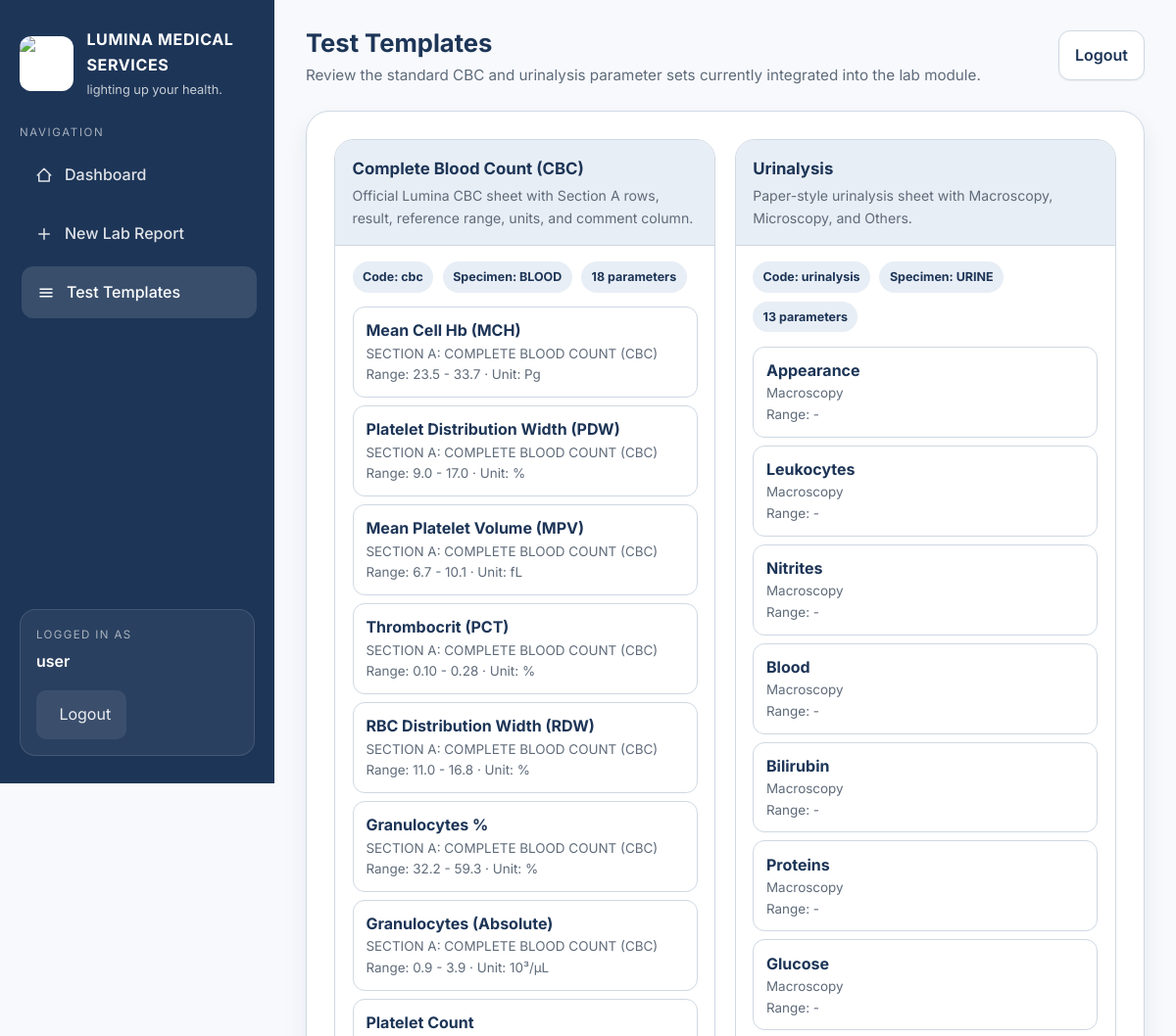
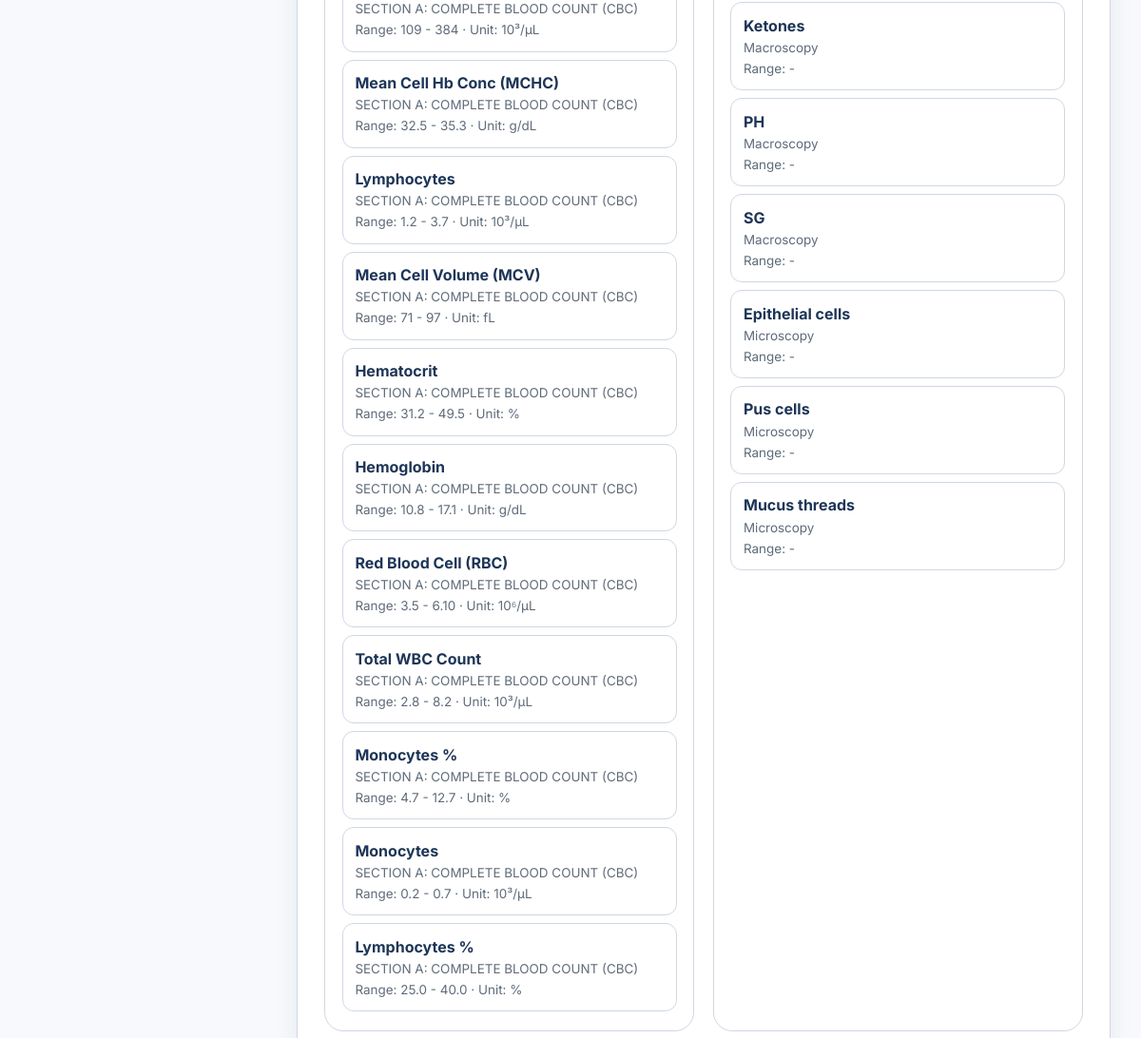
The page /templates/ (signed in) on the database its author committed (2 pictures, top to bottom).
### lab/models.py (models this page shows, shortened)
class TestProfile(models.Model):
    name = models.CharField(max_length=100, unique=True)
    code = models.SlugField(max_length=50, unique=True)
    default_specimen_type = models.CharField(max_length=50, blank=True)
    description = models.TextField(blank=True)
    is_active = models.BooleanField(default=True)
    display_order = models.PositiveIntegerField(default=0)
    class Meta:
        ordering = ['display_order', 'name']

class TestProfileParameter(models.Model):
    INPUT_TYPE_CHOICES = [
        ('text', 'Text'),
        ('numeric', 'Numeric'),
        ('choice', 'Choice'),
    ]
    profile = models.ForeignKey(TestProfile, on_delete=models.CASCADE, related_name='parameters')
    test = models.ForeignKey(TestCatalog, on_delete=models.CASCADE, related_name='profile_parameters')
    section_name = models.CharField(max_length=100, blank=True)
    display_order = models.PositiveIntegerField(default=0)
    input_type = models.CharField(max_length=20, choices=INPUT_TYPE_CHOICES, default='text')
    choice_options = models.TextField(blank=True, help_text="Optional newline-separated values for choice inputs.")
    default_reference_range = models.CharField(max_length=50, blank=True)
    default_unit = models.CharField(max_length=20, blank=True)
    default_comment = models.CharField(max_length=255, blank=True)
    is_required = models.BooleanField(default=False)
    allow_range_learning = models.BooleanField(default=True)
    class Meta:
        ordering = ['profile__display_order', 'display_order', 'id']

class TestCatalog(models.Model):
    name = models.CharField(max_length=100, unique=True)
    unit = models.CharField(max_length=20, blank=True)
    display_order = models.IntegerField(default=0)
    class Meta:
        ordering = ['display_order', 'name']

### lab/views.py (the view)
# urls.py: path('templates/', views.template_library, name='template_library'),
@login_required
@staff_required
def template_library(request):
    profiles = TestProfile.objects.filter(is_active=True).prefetch_related('parameters__test')
    return render(
        request,
        'lab/template_library.html',
        {'profiles': profiles, 'active_nav': 'templates'},
    )

### templates/lab/template_library.html (shortened to what this page needs)
{% extends 'base.html' %}
{% block page_title %}Test Templates{% endblock %}
{% block page_subtitle %}Review the standard CBC and urinalysis parameter sets currently integrated into the lab module.{% endblock %}
{% block content %}
<div class="template-grid">
    {% for profile in profiles %}
    <section class="template-card">
        <div class="template-card-header">
            <h2>{{ profile.name }}</h2>
            <p>{{ profile.description|default:"No description set." }}</p>
        </div>
        <div class="template-card-body">
            <div class="template-meta">
                <span class="meta-pill">Code: {{ profile.code }}</span>
                <span class="meta-pill">Specimen: {{ profile.default_specimen_type|default:"-" }}</span>
                <span class="meta-pill">{{ profile.parameters.count }} parameters</span>
            </div>
            <div class="parameter-list">
                {% for parameter in profile.parameters.all %}
                <div class="parameter-item">
                    <strong>{{ parameter.test.name }}</strong>
                    <div>{{ parameter.section_name|default:"General" }}</div>
                    <div>
                        {% if parameter.default_reference_range %}Range: {{ parameter.default_reference_range }}{% else %}Range: -{% endif %}
                        {% if parameter.default_unit %} · Unit: {{ parameter.default_unit }}{% endif %}
                    </div>
                </div>
                {% endfor %}
            </div>
        </div>
    </section>
    {% empty %}
    <section class="template-card">
        <div class="template-card-body">
            No active templates are configured yet.
        </div>
    </section>
    {% endfor %}
</div>
{% endblock %}

### templates/base.html (shortened to what this page needs)
{% load static %}
<!DOCTYPE html>
<html lang="en">
<head>
</head>
    <body>
    {% if user.is_authenticated %}
        <div class="app-shell" id="appShell">
            <aside class="sidebar no-print" id="appSidebar">
                <a href="{% url 'report_list' %}" class="sidebar-brand">
                    <img src="{% static 'images/lumina-logo.jpeg' %}" alt="Lumina Logo">
                    <div class="sidebar-brand-text">
                        <strong>LUMINA MEDICAL SERVICES</strong>
                        <span>lighting up your health.</span>
                    </div>
                </a>
                <div>
                    <div class="sidebar-section-title">Navigation</div>
                    <nav class="sidebar-nav">
                        <a href="{% url 'report_list' %}" class="sidebar-link {% if active_nav == 'dashboard' %}active{% endif %}">
                            <svg viewBox="0 0 24 24" fill="none" stroke="currentColor" stroke-width="2">
                                <path stroke-linecap="round" stroke-linejoin="round" d="M3 12l9-9 9 9M5 10v10h14V10" />
                            </svg>
                            Dashboard
                        </a>
                        <a href="{% url 'report_create' %}" class="sidebar-link {% if active_nav == 'new_report' %}active{% endif %}">
                            <svg viewBox="0 0 24 24" fill="none" stroke="currentColor" stroke-width="2">
                                <path stroke-linecap="round" stroke-linejoin="round" d="M12 5v14M5 12h14" />
                            </svg>
                            New Lab Report
                        </a>
                        <a href="{% url 'template_library' %}" class="sidebar-link {% if active_nav == 'templates' %}active{% endif %}">
                            <svg viewBox="0 0 24 24" fill="none" stroke="currentColor" stroke-width="2">
                                <path stroke-linecap="round" stroke-linejoin="round" d="M4 7h16M4 12h16M4 17h16" />
                            </svg>
                            Test Templates
                        </a>
                    </nav>
                </div>
                <div class="sidebar-footer">
                    <div class="label">Logged In As</div>
                    <div class="value">{{ user.get_full_name|default:user.username }}</div>
                    <div style="margin-top: 1rem;">
                        <form method="post" action="{% url 'logout' %}" class="sidebar-logout-form">
                            <button type="submit" class="sidebar-logout-button">
                                Logout
                            </button>
                        </form>
                    </div>
                </div>
            </aside>
            <main class="main-panel">
                <div class="top-strip no-print">
                    <div class="top-strip-primary">
                        <div>
                            <h1>{% block page_title %}Laboratory Dashboard{% endblock %}</h1>
                            <p>{% block page_subtitle %}Manage patient biodata, templates, and laboratory reports from one place.{% endblock %}</p>
                        </div>
                    </div>
                    <div class="top-strip-actions">
                        <form method="post" action="{% url 'logout' %}" class="top-logout-form">
                            <button type="submit" class="top-logout-button">Logout</button>
                        </form>
                    </div>
                </div>
                <div class="container">
                    <div class="content">
    {% endif %}
                    {% block content %}{% endblock %}
                </div>
    {% if user.is_authenticated %}
                </div>
            </main>
        </div>
    {% else %}
            </div>
        </main>
    {% endif %}
</body>
</html>

### templates/base.html (style rules this page uses)
:root { --brand-dark: #1d3557; --brand-dark-2: #27496d; --brand-soft: #e8eef5; --brand-border: #cfd8e3; --surface: #ffffff; --surface-muted: #f7f9fc; --text-main: #1f2a37; --text-muted: #5f6b7a; --danger-soft: #eef2f7; --shadow-sm: 0 1px 2px rgba(17, 24, 39, 0.06); --shadow-md: 0 12px 24px rgba(29, 53, 87, 0.08); --radius: 16px; }
* { box-sizing: border-box; margin: 0; padding: 0; }
body { font-family: 'Inter', sans-serif; background: var(--surface-muted); color: var(--text-main); line-height: 1.6; }
a { color: inherit; }
.app-shell { min-height: 100vh; display: grid; grid-template-columns: 280px 1fr; }
.sidebar { background: var(--brand-dark); color: #fff; padding: 1.75rem 1.25rem; display: flex; flex-direction: column; gap: 1.5rem; position: sticky; top: 0; height: 100vh; }
.sidebar-brand { display: flex; align-items: center; gap: 0.85rem; text-decoration: none; color: #fff; }
.sidebar-brand img { width: 56px; height: 56px; border-radius: 12px; object-fit: cover; background: #fff; }
.sidebar-brand-text { display: flex; flex-direction: column; gap: 0.15rem; }
.sidebar-brand-text strong { font-size: 1rem; letter-spacing: 0.04em; }
.sidebar-brand-text span { font-size: 0.8rem; color: rgba(255, 255, 255, 0.75); }
.sidebar-section-title { font-size: 0.72rem; letter-spacing: 0.14em; text-transform: uppercase; color: rgba(255, 255, 255, 0.6); margin-bottom: 0.5rem; }
.sidebar-nav { display: grid; gap: 0.45rem; }
.sidebar-link { display: flex; align-items: center; gap: 0.75rem; padding: 0.85rem 1rem; border-radius: 12px; text-decoration: none; color: rgba(255, 255, 255, 0.86); font-weight: 500; transition: background-color 0.2s ease, color 0.2s ease, transform 0.15s ease; }
.sidebar-link:hover, .sidebar-link.active { background: rgba(255, 255, 255, 0.12); color: #fff; transform: translateX(2px); }
.sidebar-link svg { width: 18px; height: 18px; flex-shrink: 0; }
.sidebar-footer { margin-top: auto; padding: 1rem; border: 1px solid rgba(255, 255, 255, 0.12); border-radius: 16px; background: rgba(255, 255, 255, 0.06); }
.sidebar-footer .label { font-size: 0.72rem; text-transform: uppercase; letter-spacing: 0.12em; color: rgba(255, 255, 255, 0.6); }
.sidebar-footer .value { font-weight: 600; margin-top: 0.35rem; }
.sidebar-logout-form, .top-logout-form { margin: 0; }
.sidebar-logout-button, .top-logout-button { display: inline-flex; align-items: center; justify-content: center; gap: 0.5rem; border: 1px solid transparent; cursor: pointer; font: inherit; }
.sidebar-logout-button { width: auto; padding: 0.7rem 0.9rem; border-radius: 10px; background: rgba(255, 255, 255, 0.08); color: rgba(255, 255, 255, 0.9); justify-content: flex-start; }
.main-panel { padding: 1.5rem 2rem; }
.top-strip { display: flex; align-items: center; justify-content: space-between; gap: 1rem; margin-bottom: 1.5rem; }
.top-strip-primary { display: flex; align-items: flex-start; gap: 0.85rem; flex: 1 1 auto; min-width: 0; }
.top-strip-actions { display: flex; align-items: center; justify-content: flex-end; gap: 0.75rem; flex-wrap: wrap; }
.top-strip h1 { font-size: 1.6rem; color: var(--brand-dark); }
.top-strip p { color: var(--text-muted); font-size: 0.95rem; }
.top-logout-button { color: var(--brand-dark); font-weight: 600; background: var(--surface); border-color: var(--brand-border); border-radius: 12px; padding: 0.75rem 1rem; box-shadow: var(--shadow-sm); }
.container { max-width: 1320px; }
.content { background: var(--surface); border: 1px solid var(--brand-border); border-radius: 24px; padding: 1.75rem; box-shadow: var(--shadow-md); }

### rows shown on the page
TestProfile: name "Complete Blood Count (CBC)", description "Official Lumina CBC sheet with Section A rows, result, reference range, units, and comment column.", code "cbc", default_specimen_type "BLOOD", parameters.count "18"
TestProfileParameter: test.name "Mean Cell Hb (MCH)", section_name "SECTION A: COMPLETE BLOOD COUNT (CBC)", default_reference_range "23.5 - 33.7", default_unit "Pg"
TestProfileParameter: test.name "Platelet Distribution Width (PDW)", section_name "SECTION A: COMPLETE BLOOD COUNT (CBC)", default_reference_range "9.0 - 17.0", default_unit "%"
TestProfileParameter: test.name "Mean Platelet Volume (MPV)", section_name "SECTION A: COMPLETE BLOOD COUNT (CBC)", default_reference_range "6.7 - 10.1", default_unit "fL"
TestProfileParameter: test.name "Thrombocrit (PCT)", section_name "SECTION A: COMPLETE BLOOD COUNT (CBC)", default_reference_range "0.10 - 0.28", default_unit "%"
TestProfileParameter: test.name "RBC Distribution Width (RDW)", section_name "SECTION A: COMPLETE BLOOD COUNT (CBC)", default_reference_range "11.0 - 16.8", default_unit "%"
TestProfileParameter: test.name "Granulocytes %", section_name "SECTION A: COMPLETE BLOOD COUNT (CBC)", default_reference_range "32.2 - 59.3", default_unit "%"
TestProfileParameter: test.name "Granulocytes (Absolute)", section_name "SECTION A: COMPLETE BLOOD COUNT (CBC)", default_reference_range "0.9 - 3.9", default_unit "10³/µL"
TestProfileParameter: test.name "Platelet Count", section_name "SECTION A: COMPLETE BLOOD COUNT (CBC)", default_reference_range "109 - 384", default_unit "10³/µL"
TestProfileParameter: test.name "Mean Cell Hb Conc (MCHC)", section_name "SECTION A: COMPLETE BLOOD COUNT (CBC)", default_reference_range "32.5 - 35.3", default_unit "g/dL"
TestProfileParameter: test.name "Lymphocytes", section_name "SECTION A: COMPLETE BLOOD COUNT (CBC)", default_reference_range "1.2 - 3.7", default_unit "10³/µL"
TestProfileParameter: test.name "Mean Cell Volume (MCV)", section_name "SECTION A: COMPLETE BLOOD COUNT (CBC)", default_reference_range "71 - 97", default_unit "fL"
TestProfileParameter: test.name "Hematocrit", section_name "SECTION A: COMPLETE BLOOD COUNT (CBC)", default_reference_range "31.2 - 49.5", default_unit "%"
TestProfileParameter: test.name "Hemoglobin", section_name "SECTION A: COMPLETE BLOOD COUNT (CBC)", default_reference_range "10.8 - 17.1", default_unit "g/dL"
TestProfileParameter: test.name "Red Blood Cell (RBC)", section_name "SECTION A: COMPLETE BLOOD COUNT (CBC)", default_reference_range "3.5 - 6.10", default_unit "10⁶/µL"
TestProfileParameter: test.name "Total WBC Count", section_name "SECTION A: COMPLETE BLOOD COUNT (CBC)", default_reference_range "2.8 - 8.2", default_unit "10³/µL"
TestProfileParameter: test.name "Monocytes %", section_name "SECTION A: COMPLETE BLOOD COUNT (CBC)", default_reference_range "4.7 - 12.7", default_unit "%"
TestProfileParameter: test.name "Monocytes", section_name "SECTION A: COMPLETE BLOOD COUNT (CBC)", default_reference_range "0.2 - 0.7", default_unit "10³/µL"
TestProfileParameter: test.name "Lymphocytes %", section_name "SECTION A: COMPLETE BLOOD COUNT (CBC)", default_reference_range "25.0 - 40.0", default_unit "%"
TestProfile: name "Urinalysis", description "Paper-style urinalysis sheet with Macroscopy, Microscopy, and Others.", code "urinalysis", default_specimen_type "URINE", parameters.count "13"
TestProfileParameter: test.name "Appearance", section_name "Macroscopy", default_reference_range "Range: -"
TestProfileParameter: test.name "Leukocytes", section_name "Macroscopy", default_reference_range "Range: -"
TestProfileParameter: test.name "Nitrites", section_name "Macroscopy", default_reference_range "Range: -"
TestProfileParameter: test.name "Blood", section_name "Macroscopy", default_reference_range "Range: -"
TestProfileParameter: test.name "Bilirubin", section_name "Macroscopy", default_reference_range "Range: -"
TestProfileParameter: test.name "Proteins", section_name "Macroscopy", default_reference_range "Range: -"
TestProfileParameter: test.name "Glucose", section_name "Macroscopy", default_reference_range "Range: -"
TestProfileParameter: test.name "Ketones", section_name "Macroscopy", default_reference_range "Range: -"
TestProfileParameter: test.name "PH", section_name "Macroscopy", default_reference_range "Range: -"
TestProfileParameter: test.name "SG", section_name "Macroscopy", default_reference_range "Range: -"
TestProfileParameter: test.name "Epithelial cells", section_name "Microscopy", default_reference_range "Range: -"
TestProfileParameter: test.name "Pus cells", section_name "Microscopy", default_reference_range "Range: -"
TestProfileParameter: test.name "Mucus threads", section_name "Microscopy", default_reference_range "Range: -"

### other values the page prints
{{ user.get_full_name|default:user.username }} "user"
